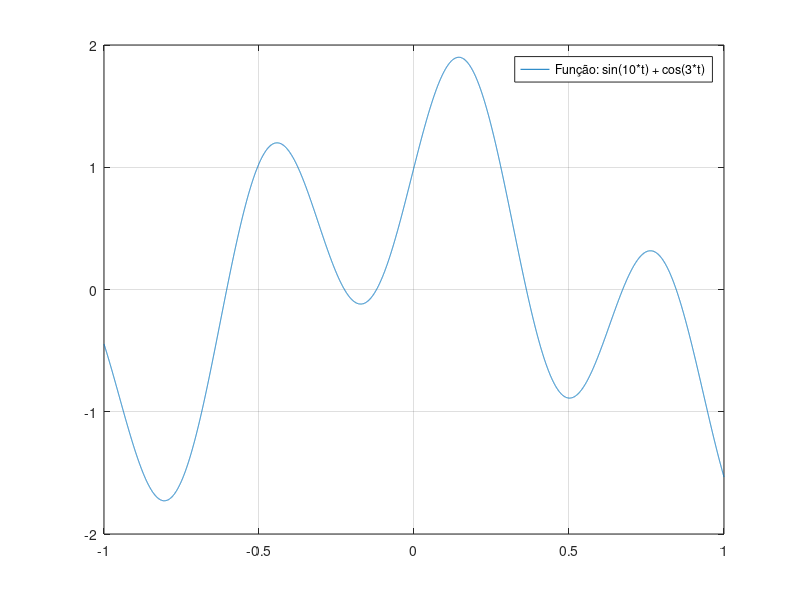

This figure's MATLAB source:
%Projeto_01_localização_raízes
%Raízes da equação: sin(10*t) + cos(3*t)

clc, clear, close

func = @(t) sin(t*10) + cos(3*t);
disp (func)

Limite_inferior = -1;
Limite_superior = 1;

fplot(func, [Limite_inferior Limite_superior])
grid on
legend('Função: sin(10*t) + cos(3*t)')